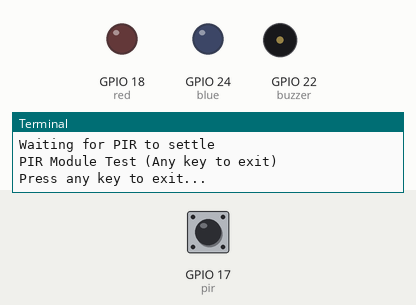
Simulated run of this program. Board: Raspberry Pi (BCM pin numbers). Shown: output pins drawn as LEDs (lit = HIGH), buzzer (waves = sounding, pin HIGH), the last lines printed to the terminal. Dashed ring = blinking. The test bench sets the inputs (shaded band); at power-on: GPIO 17 (pir) LOW.

Above: at 1.2 s.
1.3 s: GPIO 17 (pir) driven HIGH
At 1.4 s:
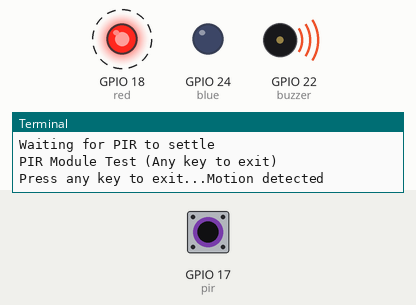
4.3 s: GPIO 17 (pir) driven LOW
5.8 s: GPIO 17 (pir) pulsed HIGH 2 times (0.12 s each, 0.3 s apart)
At 6.1 s:
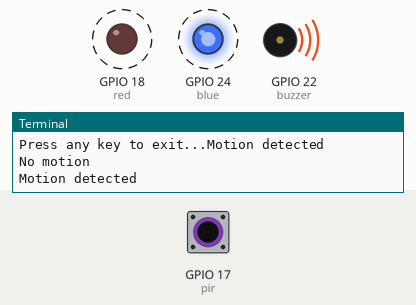
Timing chart, 0 to 10.7 s (numbered marks = the images above; inputs shaded):
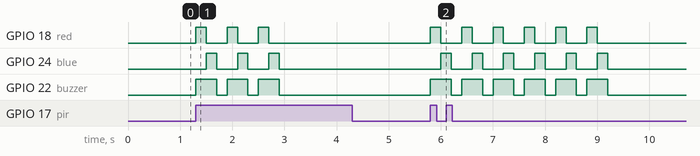

The program:

alarm.py
```python
from gpiozero import Buzzer, LED, MotionSensor
from gpiozero.pins.pigpio import PiGPIOFactory
from time import sleep

try:
    factory = PiGPIOFactory(host='192.168.0.221')
    pir = MotionSensor(17, pin_factory=factory)
    red = LED(18, pin_factory=factory)
    blue = LED(24, pin_factory=factory)
    buzzer = Buzzer(22, pin_factory=factory)

    print("Waiting for PIR to settle")
    pir.wait_for_no_motion()
    print("PIR Module Test (Any key to exit)")

    def motion():
        print("Motion detected")
        for x in range(0, 3):
            buzzer.on()
            red.on()
            sleep(0.2)
            red.off()
            blue.on()
            sleep(0.2)
            blue.off()
            buzzer.off()
            sleep(0.2)

    def no_motion():
        print("No motion")

    pir.when_motion = motion
    pir.when_no_motion = no_motion
except KeyboardInterrupt:
    print("Quiting...")

input("Press any key to exit...")
```

Measured:
- after the input at 1.3 s, GPIO 18 (red): alternates HIGH for 0.20 s and LOW for 0.40 s, 6 changes in all, then stays LOW, starting at once; GPIO 24 (blue): alternates HIGH for 0.20 s and LOW for 0.40 s, 6 changes in all, then stays LOW, starting after 0.20 s
- after the input at 5.8 s, GPIO 18 (red): alternates HIGH for 0.20 s and LOW for 0.40 s, 12 changes in all, then stays LOW, starting at once; GPIO 24 (blue): alternates HIGH for 0.20 s and LOW for 0.40 s, 12 changes in all, then stays LOW, starting after 0.20 s
